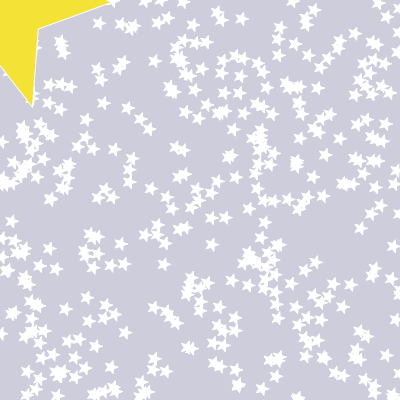
Frame 1 (no input)
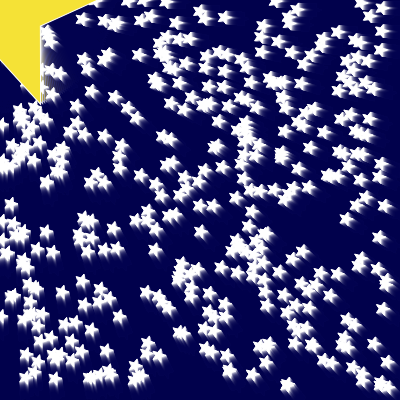
Frame 60 (no input)
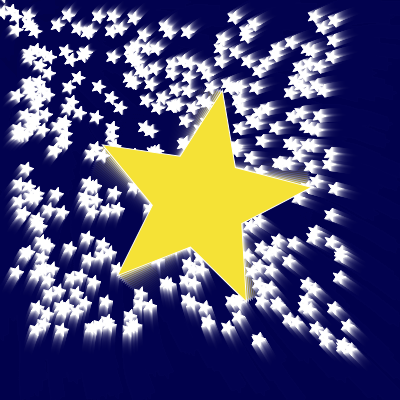
Frame 120 (the mouse pressed at the canvas centre since frame 60)

The p5.js sketch that drew these frames (run headless with seeded random() and noise() and a simulated clock; from frame 60 on, the mouse is pressed at the canvas centre):

// p5.js sketch
// ── sketch.js
var follow = [];

var s;

function setup() {
  createCanvas(400, 400);
  s = new Center();
  
  for(let i = 0; i < height; i++) {
  follow[i] = new followStar();
  }
}

function draw() {
  background(3, 5, 78, 50);

   for(let i = 0; i < height; i++)
   {follow[i].display();
    follow[i].update();
   }
  s.display();
}

function Center()
{
  this.display = function()
  { 
    translate(mouseX, mouseY);
    rotate(frameCount / 50.0);
    fill(245, 226, 54);
    star(0, 0, 48, 112, 5);
  }
}

function star(x, y, radius1, radius2, npoints) {
  let angle = TWO_PI / npoints;
  let halfAngle = angle / 2.0;
  beginShape();
  for (let a = 0; a < TWO_PI; a += angle) {
    let sx = x + cos(a) * radius2;
    let sy = y + sin(a) * radius2;
    vertex(sx, sy);
    sx = x + cos(a + halfAngle) * radius1;
    sy = y + sin(a + halfAngle) * radius1;
    vertex(sx, sy);
  }
  endShape(CLOSE);
}

function followStar()
{
  this.pos = createVector(random(width), random(height));
  this.vel = createVector(0, 0);
  stroke(255);
  fill(255);
  
  this.update = function()
  {
   var mouse = createVector(mouseX, mouseY);
   this.acc = p5.Vector.sub(mouse, this.pos);

   this.acc.setMag(0.01);
    
   this.vel.add(this.acc);
   this.pos.add(this.vel);
  }

   this.display = function()
  { 
   stroke(255);
   fill(255);
   star(this.pos.x, this.pos.y, 3, 7, 5);
   }
}
  
